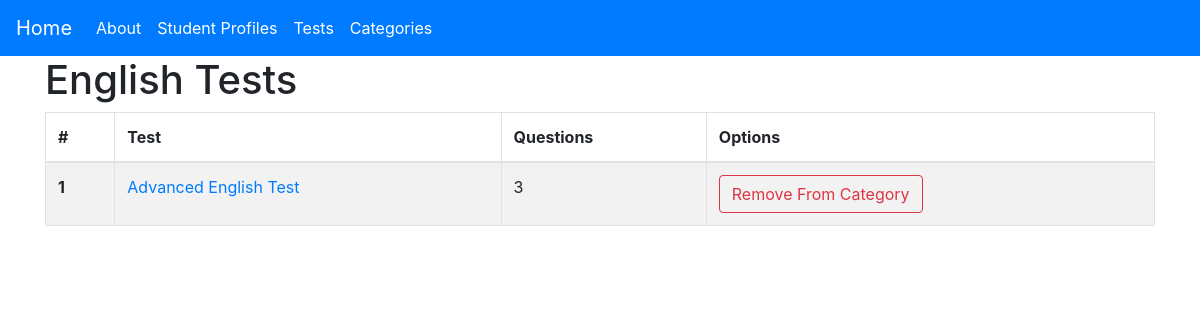
Page /category/2 on the committed database.
### category/models.py (models this page shows, shortened)
class Category(models.Model):
    category_name = models.CharField(max_length=100)
    taking_category_test_bool = models.BooleanField(default=False)

### tests/models.py (models this page shows, shortened)
class Test(models.Model):
    test_name = models.CharField(max_length=100)
    test_directions = models.TextField(null=True)
    test_status_new = models.ManyToManyField(StudentProfile, related_name='test_status_new')
    test_status_good = models.ManyToManyField(StudentProfile, related_name='test_status_good', blank=True)
    test_status_repeat = models.ManyToManyField(StudentProfile, related_name='test_status_repeat', blank=True)
    test_repeat_due = models.IntegerField(default=6)
    test_status_due = models.ManyToManyField(StudentProfile, related_name='test_status_due', blank=True)
    test_order = models.IntegerField(default=0)
    supporting_material = models.CharField(max_length=500, null=True, blank=True)
    category = models.ForeignKey(Category, on_delete=models.CASCADE)

### category/views.py (the view)
# urls.py: path('category/<int:category_id>', views.category, name='category'),
def category(request, category_id):
    category = Category.objects.filter(pk=category_id).first()
    tests = Test.objects.filter(category=category)
    questions = Question.objects.all()
    context = {
        'title': str(category.category_name),
        'category': category,
        'tests': tests,
        'questions': questions,
    }
    return render(request, 'main/category.html', context=context)

### main/templatetags/tags.py (called while the page is built)
@register.simple_tag(name='filter_questions_per_test')
def filter_questions_per_test(questions, test_id):
    questions_per_test = questions.filter(test=test_id)
    length_of_questions = len(questions_per_test)
    return length_of_questions

### main/templates/main/category.html
{% extends 'main/base.html' %}
{% load tags %}
{% block content %}
<h1>{{category.category_name}}</h1>
<table class="table table-bordered table-striped">
    <thead class="thead-primary">
        <tr>
            <th scope="col">#</th>
            <th scope="col">Test</th>
            <th scope="col">Questions</th>
            <th scope="col">Options</th>
        </tr>
    </thead>
    <tbody>
        {% for test in tests %}
            <tr>
                <th scope="row">{{forloop.counter}}</th>
                <td>
                    <a href="{% url 'test' test.id %}">
                        {{test.test_name}}
                    </a>
                </td>
                <td>{%filter_questions_per_test questions test.id%}</td>
                <td>
                    <a href="{% url 'remove-from-category' test.id category.id %}" class="btn btn-outline-danger">
                        Remove From Category
                    </a>
                </td>
            </tr>
        {% endfor %}
    </tbody>
</table>
{% endblock content %}

### rows in the picture
Category: category_name "English Tests"
Test: test_name "Advanced English Test", id "3"
